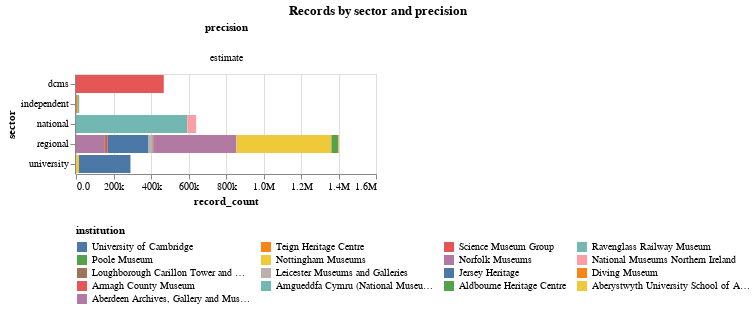

Notebook code cell kept with this figure:
### Markdown cell above
## Record count by sector

### Code cell
title = alt.TitleParams('Records by sector and precision', anchor='middle')
alt.Chart(records_data, title=title).mark_bar().encode(
    column='precision:O',
    x='record_count:Q',
    tooltip=['institution', 'record_count'],
    y='sector:N',
    color=alt.Color('institution:N', sort='descending', legend=alt.Legend(orient='bottom',columns=4))
).properties(width=300).resolve_scale(x='independent').configure(numberFormat='.2s')

### Figure 1 — Vega-Lite specification as saved in the notebook (floating-point values rounded to 4 significant figures)
{"config": {"view": {"continuousWidth": 300, "continuousHeight": 300}, "numberFormat": ".2s"}, "data": {"name": "data-af7d0800904a60c2640209f5987a7442"}, "mark": {"type": "bar"}, "encoding": {"color": {"field": "institution", "legend": {"columns": 4, "orient": "bottom"}, "sort": "descending", "type": "nominal"}, "column": {"field": "precision", "type": "ordinal"}, "tooltip": [{"field": "institution", "type": "nominal"}, {"field": "record_count", "type": "quantitative"}], "x": {"field": "record_count", "type": "quantitative"}, "y": {"field": "sector", "type": "nominal"}}, "resolve": {"scale": {"x": "independent"}}, "title": {"text": "Records by sector and precision", "anchor": "middle"}, "width": 300, "$schema": "https://vega.github.io/schema/vega-lite/v5.17.0.json", "datasets": {"data-af7d0800904a60c2640209f5987a7442": [{"institution": "Aberystwyth University School of Art Museum and Galleries", "subcollection": "Museum Collection", "sector": "university", "type": "museum", "topic": "mixed", "precision": "estimate", "record_count": 15342}, {"institution": "University of Cambridge", "subcollection": "Fitzwilliam Museum", "sector": "university", "type": "museum", "topic": "art", "precision": "estimate", "record_count": 275225}, {"institution": "Amgueddfa Cymru (National Museum Wales)", "subcollection": "Museum Collection", "sector": "national", "type": "museum", "topic": "mixed", "precision": "estimate", "record_count": 593978}, {"institution": "National Museums Northern Ireland", "subcollection": "Museum Collection", "sector": "national", "type": "museum", "topic": "mixed", "precision": "estimate", "record_count": 46618}, {"institution": "Diving Museum", "subcollection": "Museum Collection", "sector": "independent", "type": "museum", "topic": "maritime", "precision": "estimate", "record_count": 8934}, {"institution": "Ravenglass Railway Museum", "subcollection": "Museum Collection", "sector": "independent", "type": "museum", "topic": "transport", "precision": "estimate", "record_count": 8195}, {"institution": "Aberdeen Archives, Gallery and Museums", "subcollection": "Museum Collection", "sector": "regional", "type": "museum", "topic": "mixed", "precision": "estimate", "record_count": 149515}, {"institution": "Aldbourne Heritage Centre", "subcollection": "Museum Collection", "sector": "regional", "type": "museum", "topic": "heritage", "precision": "estimate", "record_count": 3728}, {"institution": "Armagh County Museum", "subcollection": "Museum Collection", "sector": "regional", "type": "museum", "topic": "heritage", "precision": "estimate", "record_count": 14258}, {"institution": "Jersey Heritage", "subcollection": "Museum Collection", "sector": "regional", "type": "museum", "topic": "heritage", "precision": "estimate", "record_count": 219359}, {"institution": "Leicester Museums and Galleries", "subcollection": "Museum Collection", "sector": "regional", "type": "museum", "topic": "heritage", "precision": "estimate", "record_count": 20719}, {"institution": "Loughborough Carillon Tower and War Memorial Museum", "subcollection": "Museum Collection", "sector": "regional", "type": "museum", "topic": "heritage", "precision": "estimate", "record_count": 4266}, {"institution": "Norfolk Museums", "subcollection": "Museum Collection", "sector": "regional", "type": "museum", "topic": "heritage", "precision": "estimate", "record_count": 443754}, {"institution": "Nottingham Museums", "subcollection": "Museum Collection", "sector": "regional", "type": "museum", "topic": "heritage", "precision": "estimate", "record_count": 506639}, {"institution": "Poole Museum", "subcollection": "Museum Collection", "sector": "regional", "type": "museum", "topic": "heritage", "precision": "estimate", "record_count": 35171}, {"institution": "Teign Heritage Centre", "subcollection": "Museum Collection", "sector": "regional", "type": "museum", "topic": "heritage", "precision": "estimate", "record_count": 3324}, {"institution": "Science Museum Group", "subcollection": "Museum Collection", "sector": "dcms", "type": "museum", "topic": "science", "precision": "estimate", "record_count": 468063}]}}
